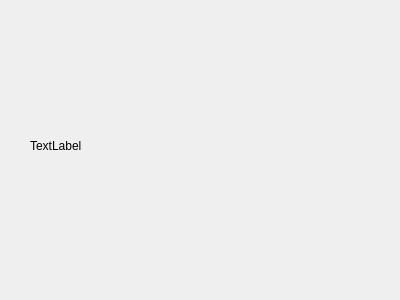
<?xml version="1.0" encoding="UTF-8"?>
<ui version="4.0">
 <class>StatsDialog</class>
 <widget class="QDialog" name="StatsDialog">
  <property name="geometry">
   <rect>
    <x>0</x>
    <y>0</y>
    <width>400</width>
    <height>300</height>
   </rect>
  </property>
  <property name="windowTitle">
   <string>Dialog</string>
  </property>
  <widget class="QLabel" name="statsLabel">
   <property name="geometry">
    <rect>
     <x>30</x>
     <y>10</y>
     <width>361</width>
     <height>271</height>
    </rect>
   </property>
   <property name="text">
    <string>TextLabel</string>
   </property>
  </widget>
 </widget>
 <resources/>
 <connections/>
</ui>
